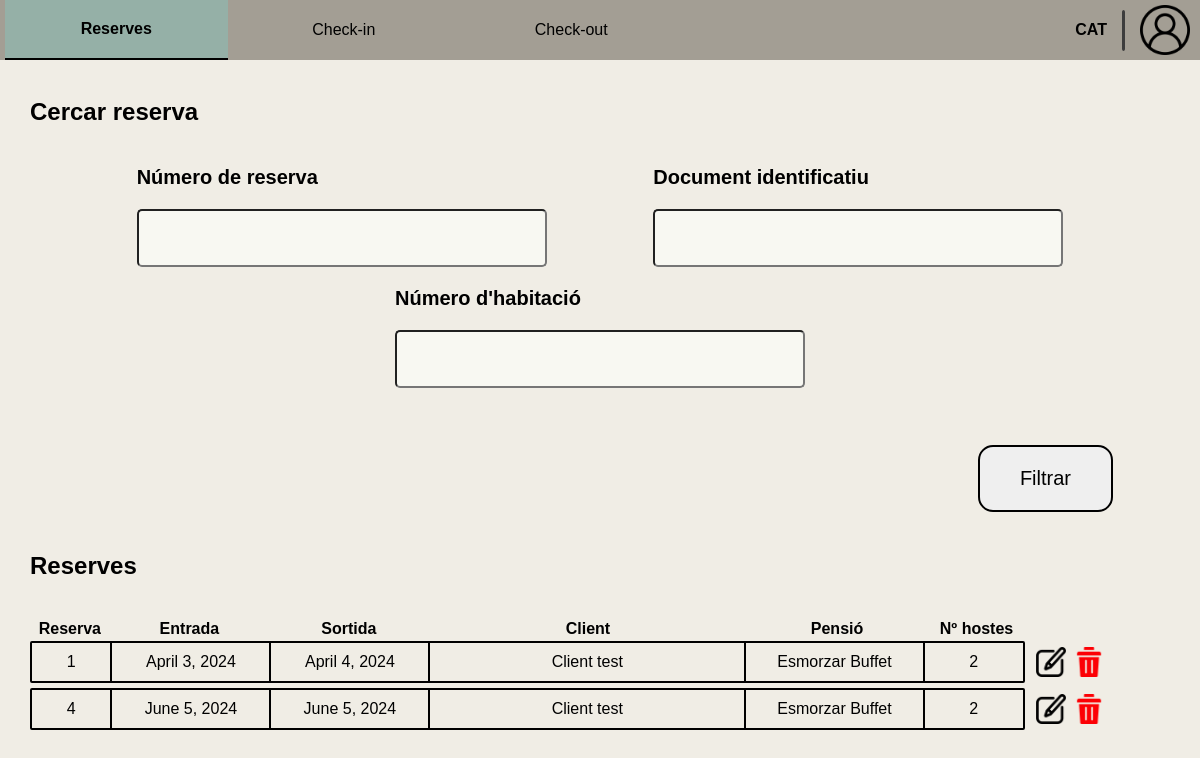
Before: /receptionist/search-reservation/ (signed in) with the older database file.
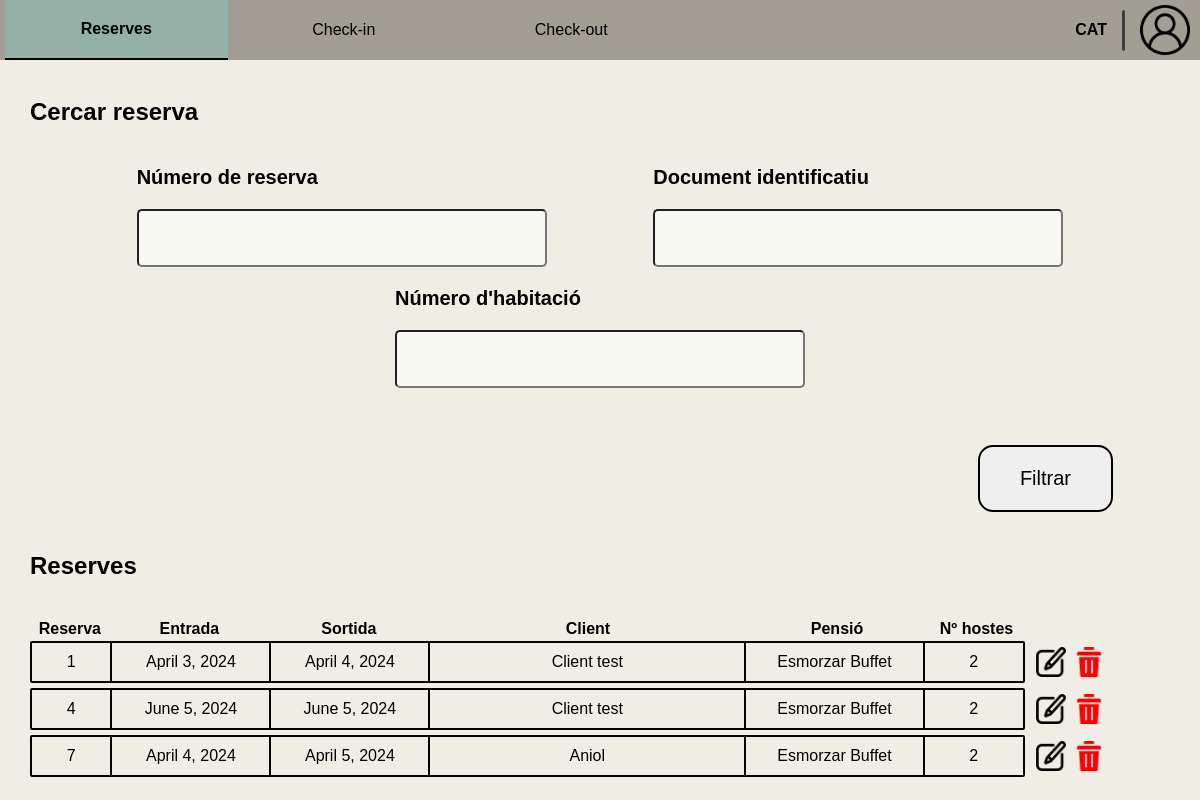
After: the same page with the newer database file.
### Reception/models.py (models this page shows, shortened)
class RoomReservation(models.Model):
    client = models.ForeignKey(Client, on_delete=models.CASCADE)
    room = models.ForeignKey(Room, on_delete=models.CASCADE, to_field='id')
    entry = models.DateField()
    exit = models.DateField()
    pension_type = models.CharField(
        max_length=c.DROPDOWN_MAX_LENGTH,
        choices=c.get_pension_types,
        default='Sense pensió'
    )
    num_guests = models.IntegerField()
    class Meta:
        unique_together = ('room', 'entry', 'exit')

class HotelUser(AbstractUser):
    email = models.EmailField()
    phone_number = models.CharField(max_length=c.PHONE_NUMBER_LENGTH)
    id_number = models.CharField(max_length=c.ID_NUMBER, blank=True)

### Reception/views.py (the view, shortened to what this page needs)
# urls.py: path('search-reservation/', v.search_reservation, name='search_reservation'),
@worker_required('receptionist')
def search_reservation(request):
    form = SearchReservationForm(request.GET or None)
    reservations = RoomReservation.objects.all()
    return render(request, c.get_manage_reservation_path(1), {'form': form, 'reservations': reservations})

### Reception/forms.py (shortened to what this page needs)
class SearchReservationForm(forms.ModelForm):
    num_reservation = forms.CharField(label="Introdueix el número de reserva", required=False)
    id_number = forms.CharField(label="Introdueix el número d'identificació", required=False)
    room_num = forms.IntegerField(label="Introdueix el número d'habitació", required=False,
                                  validators=[MinValueValidator(1)])
    class Meta:
        model = RoomReservation
        fields = []

### Reception/config.py (called while the page is built)
    @staticmethod
    def get_manage_reservation_path(n: int):
        return p.MANAGE_RESERVATION[n]

### templates/worker/receptionist/reservation/manage_reservation/search_reservation.html (shortened to what this page needs)
{% extends "worker/receptionist/base_receptionist.html" %}
{% load static %}
{% block extra_css %}
    <link rel="stylesheet" href="{% static 'css/worker/receptionist/check-out/check-out_home.css' %}">
    <link rel="stylesheet"
          href="{% static 'css/worker/receptionist/reservation/manage_reservation/search_reservation.css' %}">
{% endblock extra_css %}
{% block id_reservation %} id="current-page" {% endblock id_reservation %}
{% block content %}
    <div class="main">
        <div class="reservation-search">
            <h2>Cercar reserva</h2>
            <form method="get">
                <div class="entry-fields">
                    <div class="form-group">
                        <p>Número de reserva</p>
                        {{ form.num_reservation }}
                    </div>
                    <div class="form-group">
                        <p>Document identificatiu</p>
                        {{ form.id_number }}
                    </div>
                    <div class="form-group">
                        <p>Número d'habitació</p>
                        {{ form.room_num }}
                    </div>
                </div>
                <div class="buttons">
                    <button class="submit-button" type="submit">Filtrar</button>
                </div>
            </form>
        </div>
        <h2>Reserves</h2>
        <div id="list">
            <ul class="list-index">
                <li id="reservation-id">Reserva</li>
                <li id="entry">Entrada</li>
                <li id="exit">Sortida</li>
                <li id="name">Client</li>
                <li id="pension">Pensió</li>
                <li id="num-guests">Nº hostes</li>
            </ul>
            <ul class="reservation-list">
                {% for reservation in reservations %}
                    <div class="list-div">
                        <li>
                            <div id="reservation-id">{{ reservation.id }}</div>
                            <div id="entry">{{ reservation.entry }}</div>
                            <div id="exit">{{ reservation.exit }}</div>
                            <div id="name">{{ reservation.client.first_name }}</div>
                            <div id="pension">{{ reservation.pension_type }}</div>
                            <div id="num-guests">{{ reservation.num_guests }}</div>
                        </li>
                        <div class="icons">
                            <div class="icon"><a href="{% url 'reservation_details' pk=reservation.id %}">
                                <img src="{% static 'img/icons/edit-icon.png' %}" alt="edit"></a>
                            </div>
                            <div class="icon">
                                <form action="{% url 'delete_reservation' reservation.id %}" method="post">
                                    <button type="submit"
                                            onclick="return confirm('Estàs segur que vols eliminar aquesta reserva?');">
                                        <img src="{% static 'img/icons/delete-icon.png' %}" alt="delete"></button>
                                </form>
                            </div>
                        </div>
                    </div>
                {% endfor %}
            </ul>
        </div>
    </div>
{% endblock %}

### templates/worker/receptionist/base_receptionist.html (shortened to what this page needs)
{% extends "worker/base_worker.html" %}
{% load static %}
{% block menu %}
    <li><a href="{% url 'receptionist_home' %}"><button {% block id_reservation %}{% endblock %}>Reserves</button></a></li>
    <li><a href="{% url 'check_in' %}"><button {% block id_check-in %}{% endblock %}>Check-in</button></a></li>
    <li><a href="{% url 'check_out' %}"><button {% block id_check-out %}{% endblock %}>Check-out</button></a></li>
{% endblock menu %}

### templates/worker/base_worker.html (shortened to what this page needs)
{% extends "base.html" %}
{% load static %}
{% block css %}
    <link rel="stylesheet" href="{% static 'css/worker/worker.css' %}">
    <link rel="stylesheet" href="{% static 'js/utils.js' %}">
    {% block extra_css %}{% endblock extra_css %}
{% endblock css %}
{% block header %}
    <nav>
        <ul class="menu">
            {% block menu %}{% endblock menu %}
        </ul>
    </nav>
    <div id="right-header">
        <p id="language">CAT</p>
        <div id="separator"></div>
        <img id="user" src="{% static 'img/icons/user-icon.png' %}" alt="User">
    </div>
{% endblock header %}

### templates/base.html (shortened to what this page needs)
<!DOCTYPE html>
<html lang="en">
    <head>
        {% load static %}
        <link rel="stylesheet" type="text/css" href="{% static 'css/base.css' %}" />
        <link rel="stylesheet" type="text/css" href="{% static 'css/notifications.css' %}" />
        {% block css %}{% endblock css %}
    </head>
    <body>
        <header>
            {% block header %}{% endblock header %}
        </header>
        <main>
            {% block content %}{% endblock content %}
        </main>
    </body>
</html>

### static/css/base.css (style rules this page uses)
body { background-color: #F0EDE5; font-family: Arial, sans-serif; margin: 0; padding: 0; aspect-ratio: 16 / 9; width: 100%; height: 100%; }

### static/css/worker/worker.css (style rules this page uses)
body { display: flex; flex-direction: column; height: 100vh; }
main { height: 100%; width: 100vw; display: flex; flex-direction: column; justify-content: center; align-items: center; }
.main { display: flex; flex-direction: column; height: 95%; width: 95%; max-height: 900px; max-width: 1600px; }
header { display: flex; align-items: stretch; justify-content: space-between; background-color: #A39E94; color: white; height: 8vh; min-height: 60px; }
nav { display: flex; width: 75%; height: 100%; align-items: center; }
.menu { width: 100%; height: 100%; order: 1; display: flex; list-style-type: none; color: black; justify-content: flex-start; padding: 0 5px; margin: 0; gap: 5px; }
.menu li { width: 25%; height: 100%; align-self: center; }
.menu button { align-self: center; font-size: 16px; background-color: transparent; width: 100%; height: 100%; cursor: pointer; transition: background-color 0.2s; border: none; }
#current-page { font-weight: bold; background-color: #95b0a7; border-bottom: solid 2px black; }
#right-header { display: flex; align-items: center; gap: 15px; padding-right: 10px; }
#language { color: #000000; font-weight: bold; }
#separator { width: 1px; background-color: #3d3d3d; border: 1px solid #3d3d3d; border-radius: 50px; height: 65%; }
#user { width: 50px; }
input { background-color: #F8F8F2; }

### static/css/worker/receptionist/check-out/check-out_home.css (style rules this page uses)
.entry-fields { font-weight: bold; font-size: 20px; display: flex; justify-content: space-evenly; align-items: center; flex-wrap: wrap; }
.entry-fields input[type="text"] { height: 100%; border-radius: 5px; text-align: center; font-size: 30px; padding: 10px; }
.entry-fields input[type="number"] { height: 100%; border-radius: 5px; text-align: center; font-size: 30px; padding: 10px; }
.form-group { display: flex; flex-direction: column; }
.buttons { display: flex; justify-content: flex-end; padding-top: 5%; padding-right: 5%; }
.submit-button { padding: 20px 40px; font-size: 20px; border-radius: 15px; border: solid 2px black; cursor: pointer; }

### static/css/worker/receptionist/reservation/manage_reservation/search_reservation.css (style rules this page uses)
.main { gap: 20px; }
#list { display: flex; flex-direction: column; justify-content: flex-end; gap: 3px; width: 95%; }
.list-index { width: 92%; margin: 0; display: flex; flex-direction: row; justify-content: space-around; padding: 0; }
.list-index li { display: flex; justify-content: center; align-items: center; font-weight: bold; list-style-type: none; padding: 0; }
#reservation-id { width: 8%; }
#entry { width: 16%; }
#exit { width: 16%; }
#name { width: 32%; }
#pension { width: 18%; }
#num-guests { width: 10%; }
.icons { width: 8%; padding-left: 2px; display: flex; flex-direction: row; justify-content: space-evenly; }
.icon { display: flex; align-items: center; height: 100%; width: 30px; border: none; }
.icon a { display: flex; align-items: center; }
.icon img { width: 30px; height: 30px; }
.reservation-list { display: flex; flex-direction: column; gap: 5px; margin: 0; padding: 0; }
.list-div { display: flex; flex-direction: row; justify-content: flex-start; }
.reservation-list li { width: 92%; display: flex; flex-direction: row; justify-content: space-around; border: solid 2px black; border-radius: 2px; }
.reservation-list li div { display: flex; justify-content: center; align-items: center; padding: 10px 0; border-right: solid 2px black; }
.reservation-list li div:last-child { border-right: none; }
.icon form { width: 100%; height: 100%; display: flex; justify-content: center; align-items: center; }
.icon button { background-color: transparent; border: none; cursor: pointer; display: flex; align-items: center; }

Changed rows visible on the page:
added RoomReservation: id "7", entry "April 4, 2024", exit "April 5, 2024", client.first_name "Aniol", pension_type "Esmorzar Buffet", num_guests "2"
